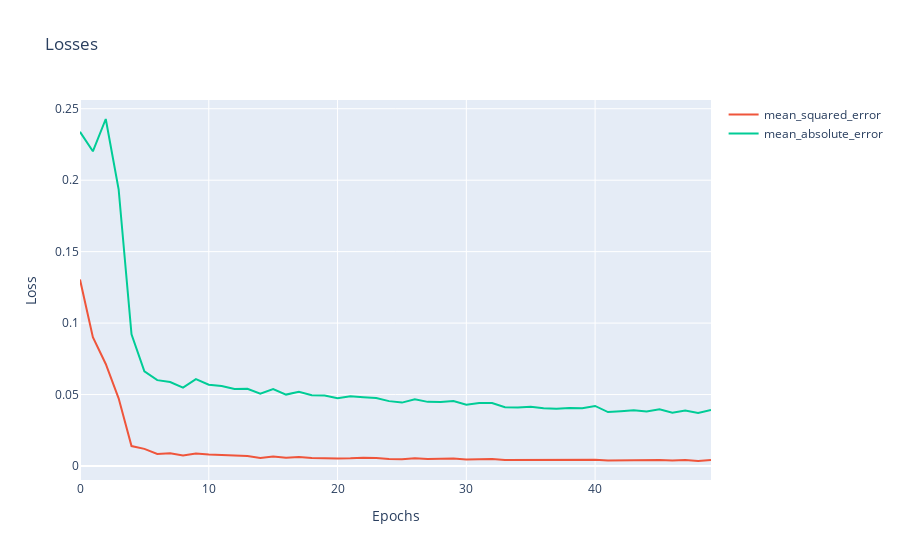

The cell this chart's notebook holds for it:
### Code cell
loss = history.history['loss']
val_loss = history.history['mean_absolute_error']

fig=px.line(title='Losses').update_layout(
    xaxis_title="Epochs", yaxis_title="Loss")
fig.add_scatter( y= loss, name= "mean_squared_error")
fig.add_scatter( y= val_loss, name= "mean_absolute_error")

### Figure 1 — Plotly figure (JSON) as saved in the notebook; plotly's stock layout.template omitted (floating-point values rounded to 4 significant figures)
{"data": [{"hovertemplate": "<extra></extra>", "legendgroup": "", "line": {"color": "#636efa", "dash": "solid"}, "marker": {"symbol": "circle"}, "mode": "lines", "name": "", "orientation": "v", "showlegend": false, "type": "scatter", "xaxis": "x", "yaxis": "y"}, {"name": "mean_squared_error", "type": "scatter", "y": [0.1305, 0.0902, 0.07141, 0.04735, 0.01396, 0.01198, 0.008439, 0.008896, 0.007352, 0.008829, 0.007989, 0.007633, 0.006982, 0.006916, 0.005563, 0.006699, 0.005801, 0.006269, 0.005598, 0.005695, 0.005301, 0.005346, 0.00574, 0.00553, 0.004817, 0.004715, 0.005407, 0.004852, 0.005131, 0.005184, 0.004543, 0.004664, 0.004912, 0.004262, 0.004281, 0.004535, 0.004412, 0.00434, 0.00426, 0.004434, 0.004397, 0.003907, 0.003927, 0.004325, 0.00412, 0.004165, 0.003805, 0.004175, 0.003503, 0.004229]}, {"name": "mean_absolute_error", "type": "scatter", "y": [0.2338, 0.2202, 0.2428, 0.1936, 0.09209, 0.06631, 0.06006, 0.05872, 0.05489, 0.06074, 0.05692, 0.05601, 0.05394, 0.05399, 0.05062, 0.05388, 0.04998, 0.05187, 0.04951, 0.04931, 0.04743, 0.04874, 0.04815, 0.04752, 0.0454, 0.04436, 0.04667, 0.04488, 0.04479, 0.04543, 0.04286, 0.0441, 0.04413, 0.04112, 0.04088, 0.0414, 0.04045, 0.04007, 0.04053, 0.04037, 0.04204, 0.03773, 0.03828, 0.03901, 0.03809, 0.03973, 0.03725, 0.03883, 0.03713, 0.03923]}], "layout": {"autosize": true, "legend": {"tracegroupgap": 0}, "title": {"text": "Losses"}, "xaxis": {"anchor": "y", "autorange": true, "domain": [0, 1], "range": [0, 49], "title": {"text": "Epochs"}}, "yaxis": {"anchor": "x", "autorange": true, "domain": [0, 1], "range": [-0.009792, 0.2561], "title": {"text": "Loss"}, "type": "linear"}}}
